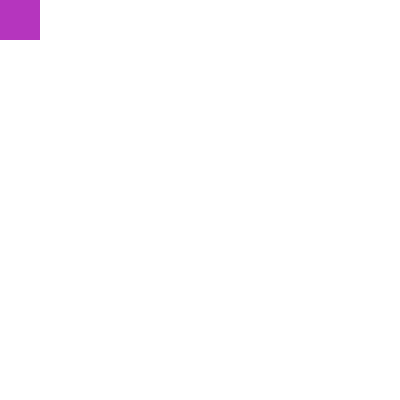
Frame 1 (no input)
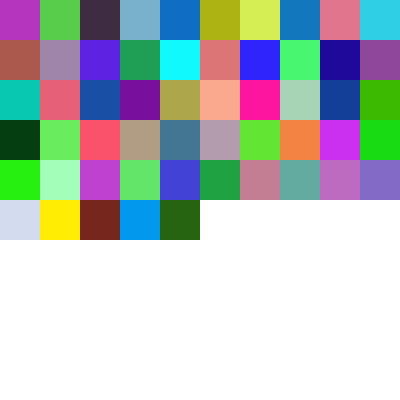
Frame 60 (no input)
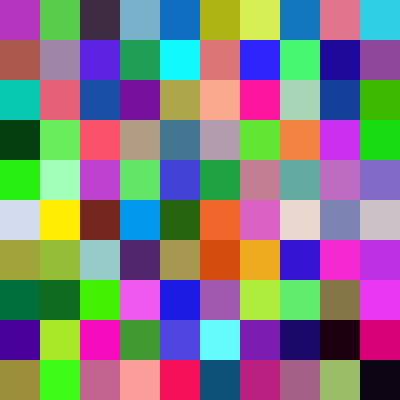
Frame 120 (the mouse pressed at the canvas centre since frame 60)

The p5.js sketch that drew these frames (run headless with seeded random() and noise() and a simulated clock; from frame 60 on, the mouse is pressed at the canvas centre):

// p5.js sketch
// ── sketch.js
// pattern animation my_shape
let x1;
let y1;
let w1;
let h1;
function setup() {
  createCanvas(400, 400);
  x1 = 0;
  y1 = 0;
  w1 = width / 10;
  h1 = height / 10;
  noStroke();
}

function draw() {
  // background(220);

  // function created to draw my shape
  my_shape();

  x1 += w1;
  if (x1 > width) {
    x1 = 0;
    y1 += h1;
    if (y1 > height) {
      y1 = 0;
    }
  }
}

// user defined function
function my_shape() {
  
  let r = random(255);
  let g = random(255);
  let b = random(255);
  let a = 255;

  fill(r, g, b, a);
  rect(x1, y1, w1, w1);
}
